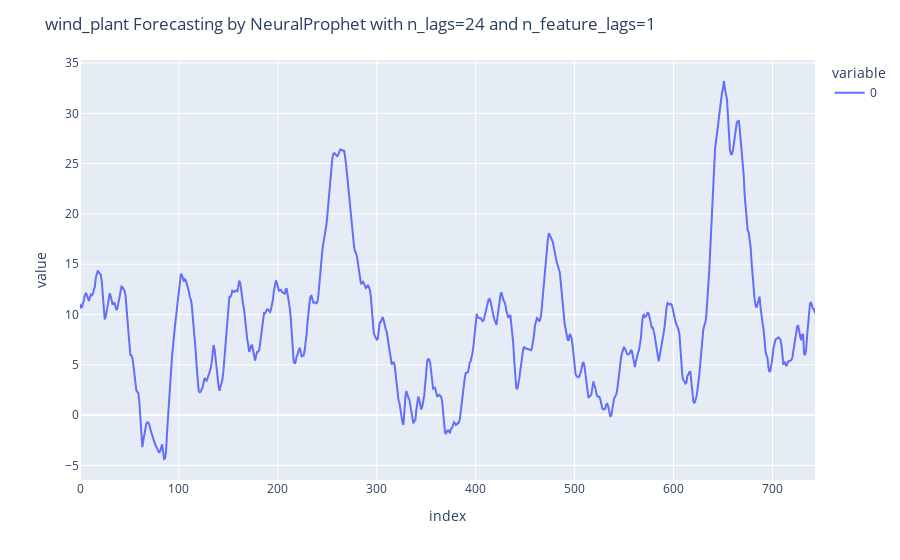

Source (notebook cell):
### Code cell
for i, model_record in enumerate(np_model_results):
    
    if model_record['is_final']:
        print("Test MAE:", model_record['full_val_mae'])
        future_preds = model_record['future_preds']
        n_lags, n_feature_lags =  model_record['specs']
        fig = px.line(future_preds)
        fig.update_layout(title= f'{dt_name} Forecasting by NeuralProphet with n_lags={n_lags} and n_feature_lags={n_feature_lags}')
        fig.show()

### Figure 1 — Plotly figure (JSON) as saved in the notebook; plotly's stock layout.template omitted (floating-point values rounded to 4 significant figures; data arrays with more than 128 entries replaced by an {"elided": "..."} marker saying what was removed)
{"data": [{"hovertemplate": "variable=0<br>index=%{x}<br>value=%{y}<extra></extra>", "legendgroup": "0", "line": {"color": "#636efa", "dash": "solid"}, "marker": {"symbol": "circle"}, "mode": "lines", "name": "0", "orientation": "v", "showlegend": true, "type": "scatter", "x": {"elided": "744 int values"}, "xaxis": "x", "y": {"elided": "744 float values"}, "yaxis": "y"}], "layout": {"legend": {"title": {"text": "variable"}, "tracegroupgap": 0}, "margin": {"t": 60}, "title": {"text": "wind_plant Forecasting by NeuralProphet with n_lags=24 and n_feature_lags=1"}, "xaxis": {"anchor": "y", "domain": [0, 1], "title": {"text": "index"}}, "yaxis": {"anchor": "x", "domain": [0, 1], "title": {"text": "value"}}}}
